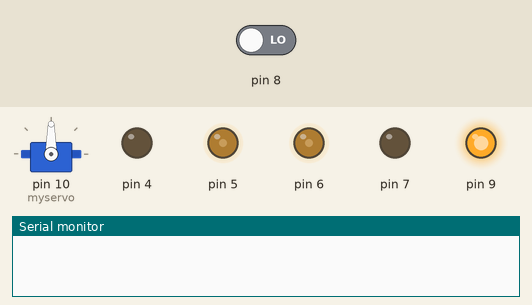
A sketch run on a simulated Arduino Uno, built with avr-gcc and run on an emulated ATmega328P. Parts: servo, output pins drawn as LEDs (lit = HIGH), the last lines printed to the serial monitor. The test bench sets the inputs (shaded band); at power-on: pin 8 LOW.

Above: at 0.05 s.
At 2.0 s:
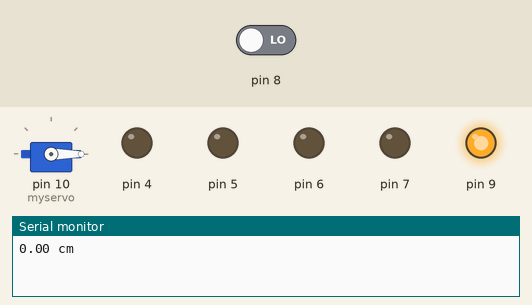
At 3.0 s:
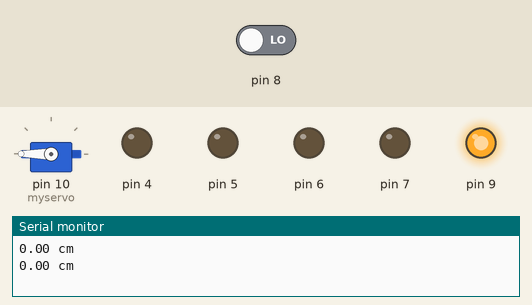
At 4.0 s:
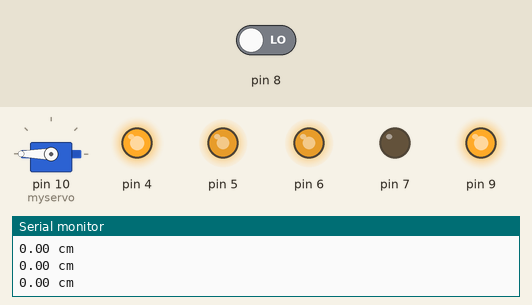
Timing chart, 0 to 4.7 s (numbered marks = the images above):
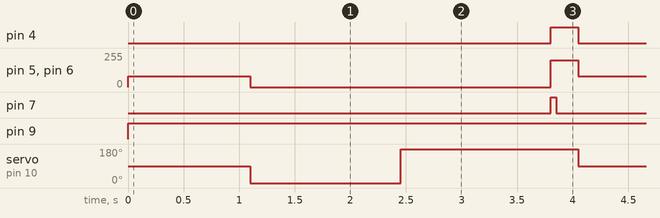

Measured:
- by itself, pin 4: alternates HIGH for 0.25 s and LOW for 3.8 s
- by itself, pin 5, pin 6: repeats every 4.1 s: 0/255 2.7 s, 200/255 0.25 s, 80/255 1.1 s
- by itself, pin 7: alternates HIGH for 0.05 s and LOW for 4.0 s
- by itself, pin 9: LOW → HIGH at 0.00 s
- by itself, servo on pin 10 (myservo): repeats every 4.1 s: 180° 1.6 s, 90° 1.1 s, 0° 1.4 s

The sketch:

Avoidance_URM37.ino
```cpp
/****************************************************
 * DFMobileAvoidanceInfrared
 *****************************************************
 * This example is aimed to enable DFMobile to avoid
 * obstaclesby using digital infrared sensor
 * Created 2015-3-9
 * By Gavin
 ******************************************************/
#include <DFMobile.h>
DFMobile Robot (4,5,7,6);//initiate to enable DFMobile motion

//The library in this project facilitates the implementation of servo angle control
#include<Servo.h>
Servo myservo;  // create servo object to control a servo

// URM37 ultrasound distance sensor library, assist player to read distance
#include <URM37.h>
ultrasonic URM37;
double distance;//prarmeters of infrared distance measurement

int i=0;
int distanceBuffer[3];

void setup(){
  myservo.attach(10);
  Robot.Direction(LOW,HIGH);// (left direction,right direction);
  Serial.begin (115200);
  URM37.Init(8,9);   //connect UrmEchoPIN on PIN 8, UrmPWMTrigPIN onPIN9
}

void loop(){
  myservo.write(90);    //initiate servo position
  Robot.Speed(80,80);   //forward
  Measurement();

  if(distance < 35){
    Robot.Speed (0,0);  // stop
    myservo.write(0);
    Measurement();
    delay(200);
    double degree_0 = distance;
    delay(50);
    myservo.write(180);
    Measurement();
    delay(200);
    double degree_180 = distance;
    delay(50);

    if(degree_0 > degree_180){
      Robot.Speed(-200,-200);//back off
      delay(50);
      Robot.Speed(200,-200);//turn right
      delay(200);
    }
    else{
      Robot.Speed(-200,-200);//back off
      delay(50);
      Robot.Speed(-200,200);//turn left
      delay(200);
    }
  }
  else{
    myservo.write(90);
    Robot.Speed (100,100);  //forward
  }
}

void Measurement(){
  distanceBuffer[i] = URM37.Distance();   //max=a>b&&a>c?a:(b>c?b:c);
  i++;
  if(i>2){
    i=0;
  }
  distance = distanceBuffer[0]>distanceBuffer[1] && distanceBuffer[0]>distanceBuffer[2]?distanceBuffer[0]:(distanceBuffer[1]>distanceBuffer[2]?distanceBuffer[1]:distanceBuffer[2]);
  Serial.print(distance);
  Serial.println (" cm");
  delay (100);
}
```
